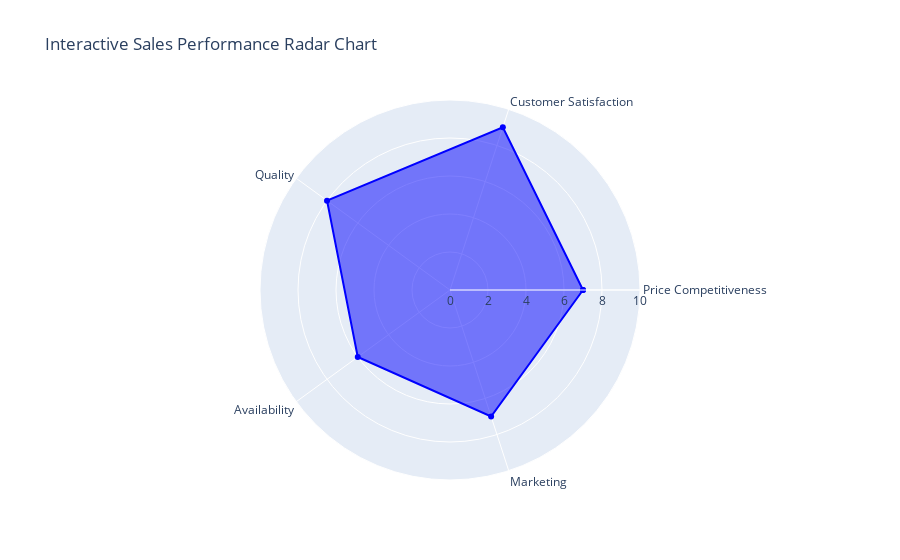

Notebook cell for this chart:
### Markdown cell above
Radar Chart - plotly

### Code cell
# # Data: Sales performance metrics
# metrics = ['Price Competitiveness', 'Customer Satisfaction', 'Quality', 'Availability', 'Marketing']
# values = [7, 9, 8, 6, 7]

# # Radar chart
# fig = go.Figure()

# fig.add_trace(go.Scatterpolar(
#     r=values + [values[0]],  # Close the loop
#     theta=metrics + [metrics[0]],  # Close the loop
#     fill='toself',
#     name='Product A',
#     line=dict(color='blue')
# ))

# # Update layout
# fig.update_layout(
#     polar=dict(
#         radialaxis=dict(visible=True, range=[0, 10])
#     ),
#     title='Interactive Sales Performance Radar Chart'
# )

# fig.show()

### Figure 1 — Plotly figure (JSON) as saved in the notebook; plotly's stock layout.template omitted (floating-point values rounded to 4 significant figures)
{"data": [{"fill": "toself", "line": {"color": "blue"}, "name": "Product A", "r": [7, 9, 8, 6, 7, 7], "theta": ["Price Competitiveness", "Customer Satisfaction", "Quality", "Availability", "Marketing", "Price Competitiveness"], "type": "scatterpolar"}], "layout": {"polar": {"radialaxis": {"range": [0, 10], "visible": true}}, "title": {"text": "Interactive Sales Performance Radar Chart"}}}
